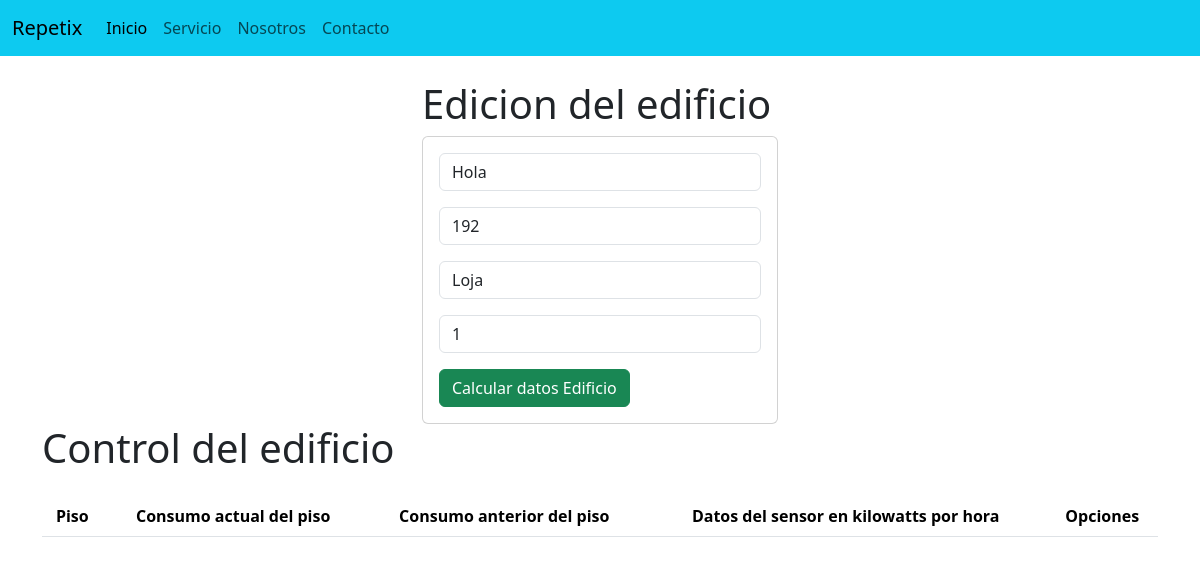
The page /control/192 on the database its author committed.
### Repetix/models.py (models this page shows, shortened)
class Edificio(models.Model):
    nombre = models.CharField(max_length=100)
    codigo = models.CharField(max_length=20, unique=True)
    ubicacion = models.CharField(max_length=100)
    numero_pisos = models.FloatField()

### Repetix/views.py (the view)
# urls.py: path('control/', views.control, name='control'),
def control(request, codigo):
    edificio = Edificio.objects.get(codigo=codigo)
    return render(request, "ControlarEdificio.html", {"edificio": edificio})

### Repetix/Templates/ControlarEdificio.html (shortened to what this page needs)
{% extends './base.html' %}
{% block body %}
  <div class="row">
    <div class="col-md-4 offset-md-4">
      <h1>Edicion del edificio</h1>
      <div class="card">
        <div class="card-body py-2">
          <form action="/control/" method="POST">
            <div class="form-group py-2">
              <input type="text" id="nombre_edificio" name="nombre_edificio" value="{{edificio.nombre}}" class="form-control" placeholder="Nombre del edificio" readonly required />
            </div>
            <div class="form-group py-2">
              <input type="text" id="numero_edificio" name="numero_edificio" value="{{edificio.codigo}}" class="form-control" placeholder="Numero del edificio" readonly required />
            </div>
            <div class="form-group py-2">
              <input type="text" id="ubicacion_edificio" name="ubicacion_edificio" value="{{edificio.ubicacion}}" class="form-control" placeholder="ubicacion del edificio" readonly required />
            </div>
            <div class="form-group py-2">
              <input type="text" id="numero_pisos" name="numero_pisos" value="{{edificio.numero_pisos}}" class="form-control" placeholder="Numero de pisos del edificio" readonly required />
            </div>
            <div class="form-group py-2">
              <button type="submit" class="btn btn-success btn-block text-white">Calcular datos Edificio</button>
            </div>
          </form>
        </div>
      </div>
    </div>
  </div>
  <div class="table-responsive">
    <h1>Control del edificio</h1>
    <div class="table-responsive py-3">
      <table class="table table-striped">
        <thead>
          <tr>
            <th>Piso</th>
            <th>Consumo actual del piso</th>
            <th>Consumo anterior del piso</th>
            <th>Datos del sensor en kilowatts por hora</th>
            <th colspan="2">Opciones</th>
          </tr>
        </thead>
      </table>
    </div>
  </div>
{% endblock %}

### Repetix/static/css/AccederEdificio.css (style rules this page uses)
th, td { text-align: center; vertical-align: middle; }

### rows shown on the page
Edificio: nombre_edificio "Hola", numero_edificio "192", ubicacion_edificio "Loja", numero_pisos "1"
